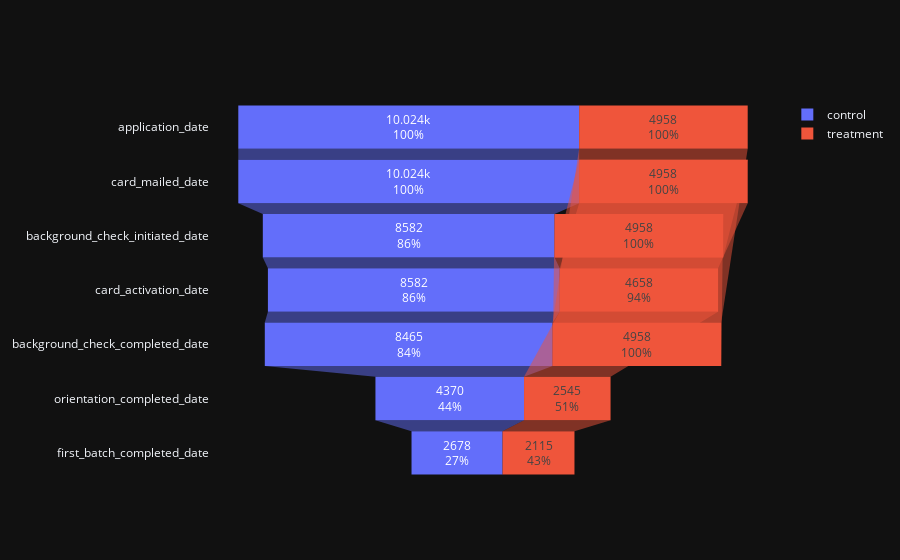

Here is the notebook cell this chart was saved with:
### Code cell
# combine the converstion funnel of both groups after filtering the conversion window
fig = go.Figure(go.Funnel(
    y=df_control_converstion.index.get_level_values(1),
    x=df_control_converstion.applicant_id,
    name='control',
    textinfo="value+percent initial"))

fig.add_funnel(
    y=df_treat_converstion.index.get_level_values(1),
    x=df_treat_converstion.applicant_id,
    name='treatment',
    textinfo="value+percent initial")

fig.show()

### Figure 1 — Plotly figure (JSON) as saved in the notebook; plotly's stock layout.template omitted (floating-point values rounded to 4 significant figures)
{"data": [{"name": "control", "textinfo": "value+percent initial", "type": "funnel", "x": [10024, 10024, 8582, 8582, 8465, 4370, 2678], "y": ["application_date", "card_mailed_date", "background_check_initiated_date", "card_activation_date", "background_check_completed_date", "orientation_completed_date", "first_batch_completed_date"]}, {"name": "treatment", "textinfo": "value+percent initial", "type": "funnel", "x": [4958, 4958, 4958, 4958, 4658, 2545, 2115], "y": ["application_date", "background_check_completed_date", "background_check_initiated_date", "card_mailed_date", "card_activation_date", "orientation_completed_date", "first_batch_completed_date"]}], "layout": {}}
